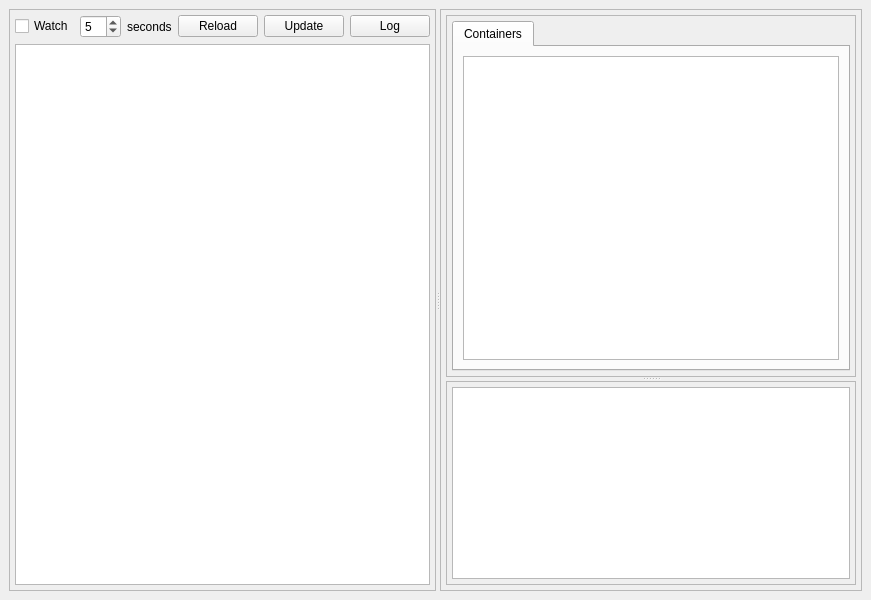
<?xml version="1.0" encoding="UTF-8"?>
<ui version="4.0">
 <class>MainWindow</class>
 <widget class="QMainWindow" name="MainWindow">
  <property name="geometry">
   <rect>
    <x>0</x>
    <y>0</y>
    <width>871</width>
    <height>600</height>
   </rect>
  </property>
  <property name="windowTitle">
   <string>:::: KubeRider ::::</string>
  </property>
  <property name="unifiedTitleAndToolBarOnMac">
   <bool>false</bool>
  </property>
  <widget class="QWidget" name="centralwidget">
   <layout class="QHBoxLayout" name="horizontalLayout_5">
    <item>
     <widget class="QSplitter" name="splitter">
      <property name="orientation">
       <enum>Qt::Horizontal</enum>
      </property>
      <widget class="QFrame" name="frame">
       <property name="frameShape">
        <enum>QFrame::StyledPanel</enum>
       </property>
       <property name="frameShadow">
        <enum>QFrame::Raised</enum>
       </property>
       <layout class="QVBoxLayout" name="verticalLayout">
        <property name="leftMargin">
         <number>5</number>
        </property>
        <property name="topMargin">
         <number>5</number>
        </property>
        <property name="rightMargin">
         <number>5</number>
        </property>
        <property name="bottomMargin">
         <number>5</number>
        </property>
        <item>
         <layout class="QHBoxLayout" name="horizontalLayout_4">
          <item>
           <widget class="QCheckBox" name="chk_watch">
            <property name="text">
             <string>Watch</string>
            </property>
           </widget>
          </item>
          <item>
           <widget class="QSpinBox" name="txt_watch_interval">
            <property name="value">
             <number>5</number>
            </property>
           </widget>
          </item>
          <item>
           <widget class="QLabel" name="label">
            <property name="text">
             <string>seconds</string>
            </property>
           </widget>
          </item>
          <item>
           <widget class="QPushButton" name="btn_reload_pods">
            <property name="text">
             <string>Reload</string>
            </property>
           </widget>
          </item>
          <item>
           <widget class="QPushButton" name="btn_update_test">
            <property name="text">
             <string>Update</string>
            </property>
           </widget>
          </item>
          <item>
           <widget class="QPushButton" name="btn_log_test">
            <property name="text">
             <string>Log</string>
            </property>
           </widget>
          </item>
         </layout>
        </item>
        <item>
         <widget class="QListWidget" name="lst_pods"/>
        </item>
       </layout>
      </widget>
      <widget class="QFrame" name="frame_2">
       <property name="sizePolicy">
        <sizepolicy hsizetype="Preferred" vsizetype="Preferred">
         <horstretch>1</horstretch>
         <verstretch>0</verstretch>
        </sizepolicy>
       </property>
       <property name="frameShape">
        <enum>QFrame::StyledPanel</enum>
       </property>
       <property name="frameShadow">
        <enum>QFrame::Raised</enum>
       </property>
       <layout class="QHBoxLayout" name="horizontalLayout_3">
        <property name="leftMargin">
         <number>5</number>
        </property>
        <property name="topMargin">
         <number>5</number>
        </property>
        <property name="rightMargin">
         <number>5</number>
        </property>
        <property name="bottomMargin">
         <number>5</number>
        </property>
        <item>
         <widget class="QSplitter" name="splitter_2">
          <property name="orientation">
           <enum>Qt::Vertical</enum>
          </property>
          <widget class="QFrame" name="frame_3">
           <property name="sizePolicy">
            <sizepolicy hsizetype="Preferred" vsizetype="Preferred">
             <horstretch>0</horstretch>
             <verstretch>1</verstretch>
            </sizepolicy>
           </property>
           <property name="frameShape">
            <enum>QFrame::StyledPanel</enum>
           </property>
           <property name="frameShadow">
            <enum>QFrame::Raised</enum>
           </property>
           <layout class="QHBoxLayout" name="horizontalLayout_2">
            <property name="leftMargin">
             <number>5</number>
            </property>
            <property name="topMargin">
             <number>5</number>
            </property>
            <property name="rightMargin">
             <number>5</number>
            </property>
            <property name="bottomMargin">
             <number>5</number>
            </property>
            <item>
             <widget class="QTabWidget" name="tabWidget">
              <property name="currentIndex">
               <number>0</number>
              </property>
              <widget class="QWidget" name="tab_3">
               <attribute name="title">
                <string>Containers</string>
               </attribute>
               <layout class="QHBoxLayout" name="horizontalLayout_6">
                <item>
                 <widget class="QListWidget" name="lst_pod_containers"/>
                </item>
               </layout>
              </widget>
             </widget>
            </item>
           </layout>
          </widget>
          <widget class="QFrame" name="frame_4">
           <property name="frameShape">
            <enum>QFrame::StyledPanel</enum>
           </property>
           <property name="frameShadow">
            <enum>QFrame::Raised</enum>
           </property>
           <layout class="QHBoxLayout" name="horizontalLayout">
            <property name="leftMargin">
             <number>5</number>
            </property>
            <property name="topMargin">
             <number>5</number>
            </property>
            <property name="rightMargin">
             <number>5</number>
            </property>
            <property name="bottomMargin">
             <number>5</number>
            </property>
            <item>
             <widget class="QPlainTextEdit" name="console_text_edit">
              <property name="readOnly">
               <bool>true</bool>
              </property>
             </widget>
            </item>
           </layout>
          </widget>
         </widget>
        </item>
       </layout>
      </widget>
     </widget>
    </item>
   </layout>
  </widget>
 </widget>
 <resources>
  <include location="../../kuberider/resources.qrc"/>
 </resources>
 <connections/>
</ui>
